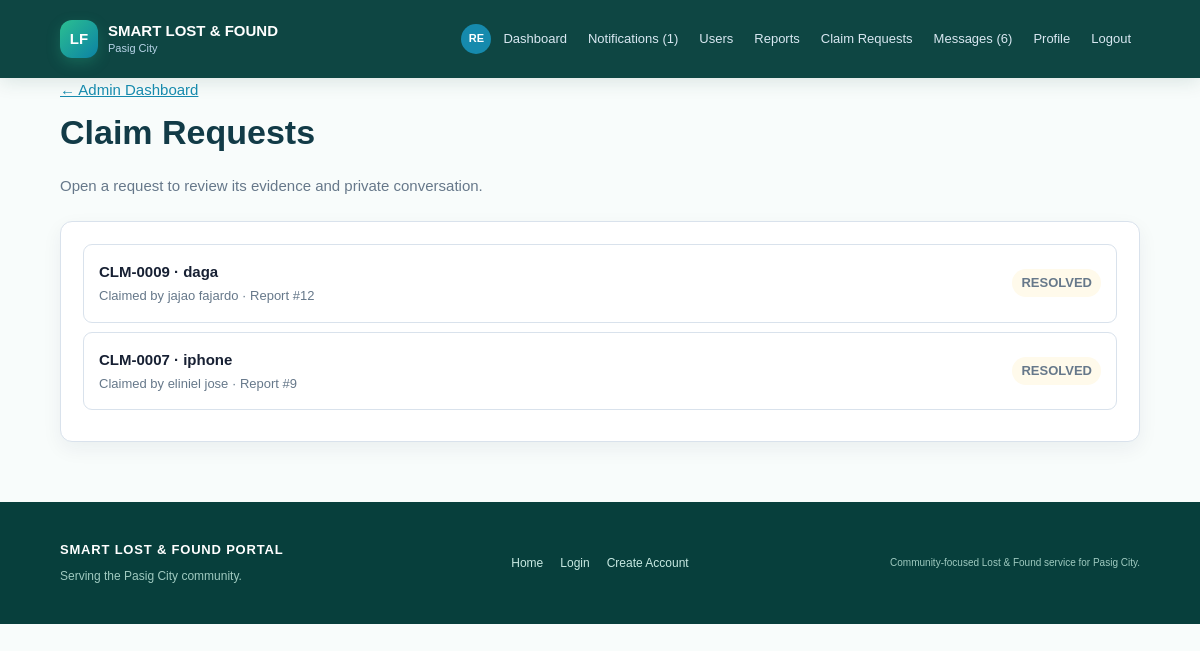
Screenshot of /admin/claims (signed in) with the database file from the repository.
### tables this page shows
CREATE TABLE claims (id INTEGER PRIMARY KEY AUTOINCREMENT, item_id INTEGER NOT NULL, claimant_id INTEGER NOT NULL, proof TEXT, status TEXT NOT NULL DEFAULT 'PENDING', admin_notes TEXT, created_at TEXT DEFAULT CURRENT_TIMESTAMP, reviewed_at TEXT, reason TEXT, proof_filename TEXT, id_filename TEXT, updated_at TEXT, release_barangay TEXT, release_location TEXT, release_instructions TEXT, required_documents TEXT, coordination_contact TEXT, FOREIGN KEY(item_id) REFERENCES items(id), FOREIGN KEY(claimant_id) REFERENCES users(id));

CREATE TABLE items (id INTEGER PRIMARY KEY AUTOINCREMENT, user_id INTEGER NOT NULL, item_type TEXT NOT NULL, item_name TEXT NOT NULL, category TEXT NOT NULL, location TEXT NOT NULL, item_date TEXT NOT NULL, item_time TEXT, color TEXT, description TEXT, status TEXT NOT NULL DEFAULT 'ACTIVE', created_at TEXT DEFAULT CURRENT_TIMESTAMP, additional_details TEXT, contact_info TEXT, image_filename TEXT, updated_at TEXT, specific_location TEXT, review_notes TEXT, FOREIGN KEY(user_id) REFERENCES users(id));

CREATE TABLE users (id INTEGER PRIMARY KEY AUTOINCREMENT, username TEXT UNIQUE NOT NULL, email TEXT UNIQUE NOT NULL, password_hash TEXT NOT NULL, role TEXT NOT NULL DEFAULT 'STUDENT', full_name TEXT, student_id TEXT, security_question TEXT, security_answer_hash TEXT, account_status TEXT DEFAULT 'ACTIVE', created_at TEXT, profile_picture TEXT, theme_preference TEXT DEFAULT 'light');

### main.py (the view)
@app.route("/admin/claims")
def admin_claims():
    if (blocked := admin_required()):
        return blocked
    conn = get_connection()
    claims = conn.execute(
        "SELECT claims.*,items.item_name,items.id AS report_id,users.full_name,users.email,users.profile_picture "
        "FROM claims JOIN items ON items.id=claims.item_id JOIN users ON users.id=claims.claimant_id ORDER BY claims.id DESC"
    ).fetchall()
    conn.close()
    return render_template("admin_claims.html", claims=claims)

### database.py (called while the page is built)
def get_connection():
    conn = sqlite3.connect(DB_NAME)
    conn.row_factory = sqlite3.Row
    conn.execute("PRAGMA foreign_keys = ON")
    return conn

### main.py (called while the page is built)
def is_admin(user=None):
    return bool(user and str(user["role"]).upper() == "ADMIN")

def current_user():
    user_id = session.get("user_id")
    if not user_id:
        return None
    conn = get_connection()
    user = conn.execute("SELECT * FROM users WHERE id=?", (user_id,)).fetchone()
    conn.close()
    return user

def user_required(message="Please log in to continue."):
    if not session.get("user_id"):
        flash(message, "info")
        return redirect(url_for("login", next=request.path))
    return None

def admin_required():
    blocked = user_required("Please log in as an administrator to continue.")
    if blocked:
        return blocked
    if not is_admin(current_user()):
        abort(403)
    return None

def avatar_url(user):
    filename = user["profile_picture"] if user and "profile_picture" in user.keys() else None
    return url_for("static", filename=f"uploads/avatars/{filename}") if filename else None

def initials(user):
    name = (user["full_name"] if user and "full_name" in user.keys() else "") or "User"
    parts = [part for part in name.split() if part]
    return "".join(part[0] for part in parts[:2]).upper() or "U"

def claim_code(claim_id):
    return f"CLM-{claim_id:04d}"

### templates/admin_claims.html
{% extends "base.html" %}{% block title %}Claim Requests | Pasig City{% endblock %}{% block content %}<div class="page-head"><a href="{{ url_for('admin_dashboard') }}">&larr; Admin Dashboard</a><h1>Claim Requests</h1><p class="muted">Open a request to review its evidence and private conversation.</p></div><section class="panel"><div class="click-list">{% for claim in claims %}<a class="click-row" href="{{ url_for('admin_claim_detail',claim_id=claim['id']) }}"><div><b>{{ claim_code(claim['id']) }} &middot; {{ claim['item_name'] }}</b><span>Claimed by {{ claim['full_name'] or claim['email'] }} &middot; Report #{{ claim['report_id'] }}</span></div><span class="status status-pending">{{ claim['status']|title }}</span></a>{% else %}<div class="empty">No claim requests.</div>{% endfor %}</div></section>{% endblock %}

### static/style.css (style rules this page uses)
* { box-sizing:border-box }
body { margin:0;background:#f5f7fa;color:#172033;font:15px/1.55 Arial,Helvetica,sans-serif }
.home-note,.primary-action,.feature-card,.action-card,.panel,.item-card,.admin-row { background:#fff;border:1px solid #d9e2ec;border-radius:12px;box-shadow:0 7px 20px rgba(16,42,67,.06) }
.page-head { margin-bottom:24px }
.page-head h1 { margin:5px 0;font-size:34px }
.muted { color:#66788a }
.panel { padding:22px;margin-bottom:22px }
.badge,.status { display:inline-block;border-radius:999px;padding:4px 9px;font-size:11px;font-weight:800;text-transform:uppercase }
.status-pending,.status-pending-review { color:#b54708;background:#fffaeb }
.back-link,a { color:#168aad }
.click-list { display:flex;flex-direction:column }
.click-row { display:flex;align-items:center;justify-content:space-between;gap:18px;color:#172033;text-decoration:none;border:1px solid #d9e2ec;border-radius:9px;padding:15px;margin-bottom:9px }
.click-row div { display:flex;flex-direction:column;gap:3px }
.click-row span { color:#66788a;font-size:13px }

### static/home.css (style rules this page uses)
:root { --pasig-green: #087f5b; --pasig-green-dark: #075943; --pasig-blue: #087ea4; --pasig-ink: #123b47; --pasig-mist: #eef8f5; --pasig-line: #d8ebe5; }
body { background: #f8fcfb; color: var(--pasig-ink); }

### rows the page displays
claims: id "CLM-0009", item_name "daga", full_name "jajao fajardo", report_id "12", status "RESOLVED"
claims: id "CLM-0007", item_name "iphone", full_name "eliniel jose", report_id "9", status "RESOLVED"

### other values shown
{{ initials(current_user) }} "RE"
{{ unread_notifications }} "1"
{{ unread_messages }} "6"
